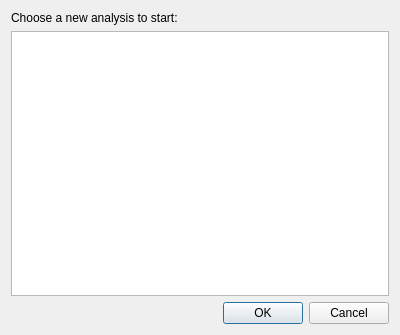
<?xml version="1.0" encoding="UTF-8"?>
<ui version="4.0">
 <class>ChooseAnalysis</class>
 <widget class="QDialog" name="ChooseAnalysis">
  <property name="geometry">
   <rect>
    <x>0</x>
    <y>0</y>
    <width>400</width>
    <height>335</height>
   </rect>
  </property>
  <property name="windowTitle">
   <string>New Analysis</string>
  </property>
  <layout class="QVBoxLayout" name="verticalLayout">
   <item>
    <widget class="QLabel" name="label">
     <property name="text">
      <string>Choose a new analysis to start:</string>
     </property>
    </widget>
   </item>
   <item>
    <widget class="QTreeWidget" name="analysisTypes">
     <property name="selectionMode">
      <enum>QAbstractItemView::SingleSelection</enum>
     </property>
     <property name="headerHidden">
      <bool>true</bool>
     </property>
     <property name="expandsOnDoubleClick">
      <bool>true</bool>
     </property>
     <property name="columnCount">
      <number>1</number>
     </property>
     <attribute name="headerVisible">
      <bool>false</bool>
     </attribute>
     <column>
      <property name="text">
       <string>Analyses</string>
      </property>
     </column>
    </widget>
   </item>
   <item>
    <widget class="QDialogButtonBox" name="buttonBox">
     <property name="orientation">
      <enum>Qt::Horizontal</enum>
     </property>
     <property name="standardButtons">
      <set>QDialogButtonBox::Cancel|QDialogButtonBox::Ok</set>
     </property>
    </widget>
   </item>
  </layout>
 </widget>
 <resources/>
 <connections>
  <connection>
   <sender>buttonBox</sender>
   <signal>rejected()</signal>
   <receiver>ChooseAnalysis</receiver>
   <slot>reject()</slot>
   <hints>
    <hint type="sourcelabel">
     <x>316</x>
     <y>260</y>
    </hint>
    <hint type="destinationlabel">
     <x>286</x>
     <y>274</y>
    </hint>
   </hints>
  </connection>
 </connections>
</ui>
